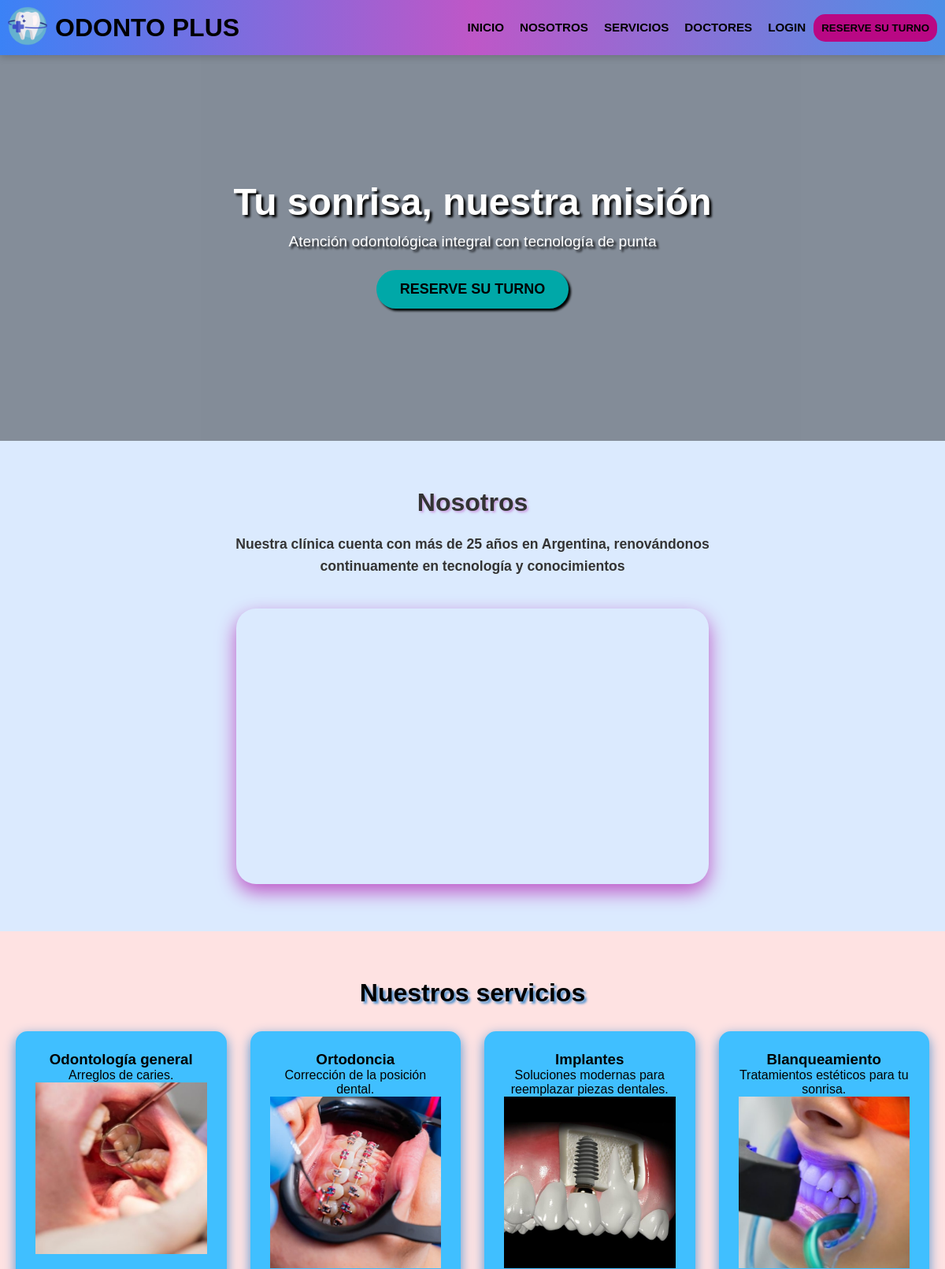
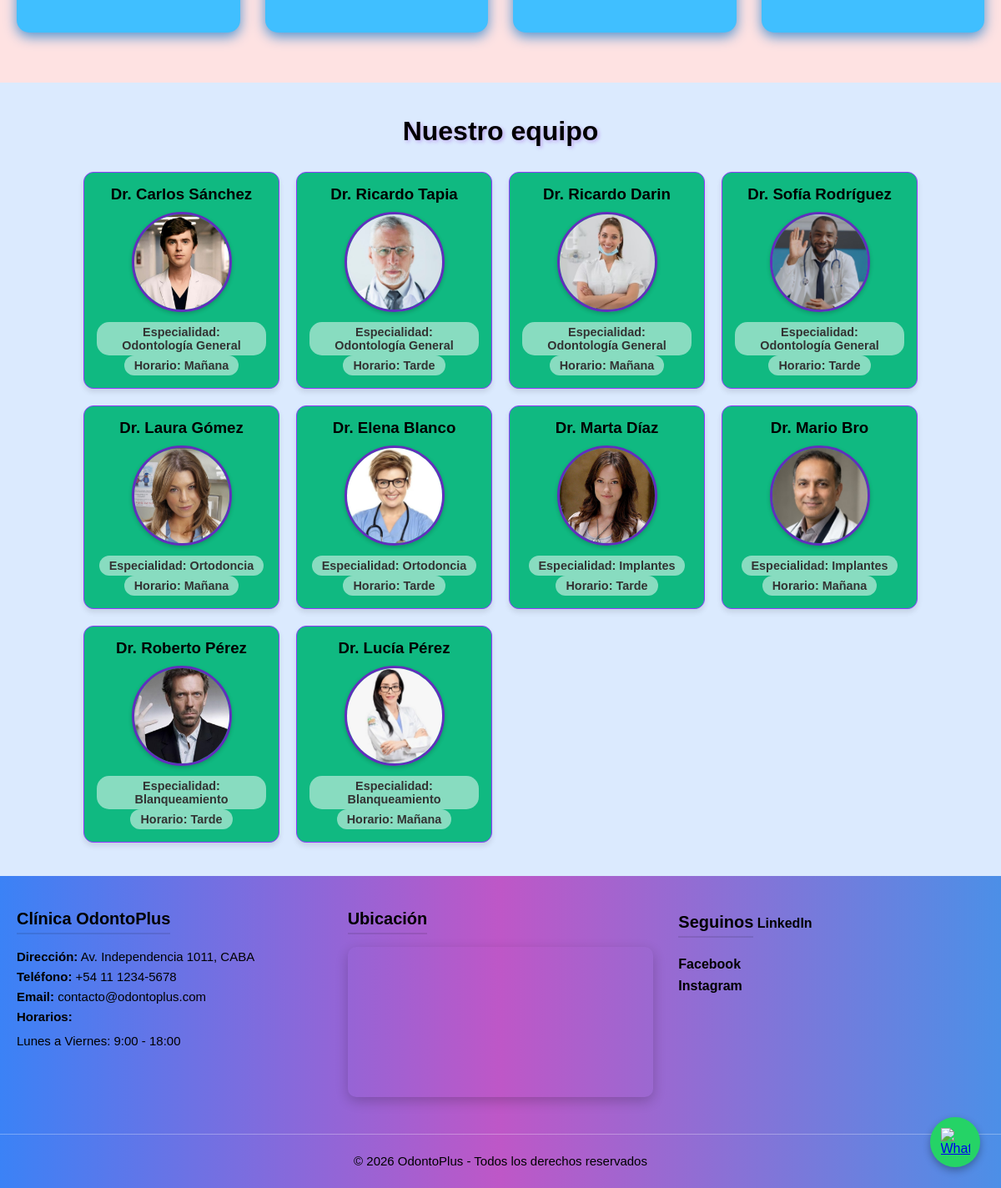
The page / on the database its author committed (2 pictures, top to bottom).
### tables this page shows
CREATE TABLE medicos(
    cod INT AUTO_INCREMENT PRIMARY KEY,
    nombre VARCHAR(50) NOT NULL,
    apellido VARCHAR(50) NOT NULL,
    id_especialidad INT,
    franja_horaria ENUM('mañana', 'tarde') NOT NULL,
    FOREIGN KEY (id_especialidad) REFERENCES especialidad(cod)
);

CREATE TABLE especialidad ( 
    cod INT AUTO_INCREMENT PRIMARY KEY,
    nombre VARCHAR(50) NOT NULL
);

### controllers/doctor-controller.php (called while the page is built, shortened)
<?php
    require_once("./includes/conexion.php");
    $consulta = "SELECT m.cod, m.nombre, m.apellido, e.nombre AS especialidad, m.franja_horaria
                FROM medicos m
                JOIN especialidad e ON m.id_especialidad = e.cod";
    $resultado = $conn->query($consulta);
?>

### index.php (the view, shortened to what this page needs)
<?php
    include("./controllers/doctor-controller.php");
?>
<!DOCTYPE html>
<html lang="es">
<head>
    <link rel="stylesheet" href="<?php echo BASE_URL; ?>public/css/style.css">
</head>
<body>
    <?php include("includes/header.php"); ?>
    <main>
        <section class="hero">
            <div class="carousel">
            </div>
            <div class="hero-content">
                <h2>Tu sonrisa, nuestra misión</h2>
                <p>Atención odontológica integral con tecnología de punta</p>
                <a href="<?php echo BASE_URL; ?>views/turno.php">
                    <button id="boton_hero">RESERVE SU TURNO</button>
                </a>
            </div>
        </section>
        <section class="nosotros" id="nosotros">
            <h2>Nosotros</h2>
            <p class="nosotros-texto">
                Nuestra clínica cuenta con más de 25 años en Argentina,
                renovándonos continuamente en tecnología y conocimientos
            </p>
            <div class="nosotros-slider">
            </div>
        </section>
        <section class="servicios" id="servicios">
            <h2>Nuestros servicios</h2>
            <div class="servicios-container">
                <article id="art_1">
                <h3>Odontología general</h3>
                <p>Arreglos de caries.</p>
                <img src="<?php echo BASE_URL; ?>public/img/art1.png" alt="Imagen Arreglo caries">
                </article>
                <article id="art_2">
                <h3>Ortodoncia</h3>
                <p>Corrección de la posición dental.</p>
                <img src="<?php echo BASE_URL; ?>public/img/art2.jpg" alt="Imagen Ortodoncia">
                </article>
                <article id="art_3">
                <h3>Implantes</h3>
                <p>Soluciones modernas para reemplazar piezas dentales.</p>
                <img src="<?php echo BASE_URL; ?>public/img/art3.jpg" alt="Imagen Implantes">
                </article>
                <article id="art_4">
                <h3>Blanqueamiento</h3>
                <p>Tratamientos estéticos para tu sonrisa.</p>
                <img src="<?php echo BASE_URL; ?>public/img/art4.png" alt="Imagen Blanqueamiento">
                </article>
            </div>
        </section>
        <section class="equipo" id="equipo">
            <h2>Nuestro equipo</h2>
            <div class="grid-docs">
            <?php
                if($resultado->num_rows > 0){
                    while($fila = $resultado->fetch_assoc()){
                        ?>
                        <article class="doctor-detalle">
                            <h3>Dr. <?php echo $fila['nombre'] . " " . $fila['apellido']; ?></h3>
                            <img src="./public/img/doc-<?php echo $fila['cod']; ?>.png"
                                alt="Doctor <?php echo $fila['nombre']; ?>"
                                style="width: 200px;">
                                <p><strong>Especialidad:</strong> <?php echo $fila['especialidad']; ?></p>
                            <p>Horario: <?php echo ucfirst($fila['franja_horaria']); ?></p>
                        </article>
                        <?php
                    }
                } else {
                    echo "Sección en construcción";
                }
            ?>
            </div>
        </section>
    </main>
    <?php include("includes/footer.php"); ?>
</body>
</html>

### includes/header.php (shortened to what this page needs)
<!DOCTYPE html>
<html lang="es">
<head>
    <link rel="stylesheet" href="<?php echo BASE_URL; ?>public/css/head_style.css">
    <link rel="stylesheet" href="<?php echo BASE_URL; ?>public/css/style.css">
    <link rel="stylesheet" href="<?php echo BASE_URL; ?>css/whatsapp.css">
</head>
<body>
<header>
    <a href="<?php echo BASE_URL; ?>index.php">
        <img src="<?php echo BASE_URL; ?>public/img/logo.png" alt="Logo Empresa" style="width: 50px;height:50px;" id="logo">
    </a>
    <h1>ODONTO PLUS</h1>
    <nav>
        <ul>
            <li><a href="<?php echo BASE_URL; ?>index.php">INICIO</a></li>
            <li><a href="<?php echo BASE_URL; ?>index.php#nosotros">NOSOTROS</a></li>
            <li><a href="<?php echo BASE_URL; ?>index.php#servicios">SERVICIOS</a></li>
            <li><a href="<?php echo BASE_URL; ?>index.php#equipo">DOCTORES</a></li>
            <li><a href="<?php echo BASE_URL; ?>views/login.php">LOGIN</a></li>
        </ul>
    </nav>
    <a href="<?php echo BASE_URL; ?>views/turno.php">
        <button id="boton">RESERVE SU TURNO</button>
    </a>
</header>

### includes/footer.php (shortened to what this page needs)
<footer>
    <section class="up">
        <div class="info">
            <h3>Clínica OdontoPlus</h3>
            <p><strong>Dirección:</strong> Av. Independencia 1011, CABA</p>
            <p><strong>Teléfono:</strong> +54 11 1234-5678</p>
            <p><strong>Email:</strong> contacto@odontoplus.com</p>
            <p><strong>Horarios:</strong></p>
            <ul>
                <li>Lunes a Viernes: 9:00 - 18:00</li>
            </ul>
        </div>
        <div class="mapa">
            <h3>Ubicación</h3>
            <iframe src="https://www.google.com/maps/embed?pb=!1m18!1m12!1m3!1d930.2890574910142!2d-58.397990685004046!3d-34.619038937947764!2m3!1f0!2f0!3f0!3m2!1i1024!2i768!4f13.1!3m3!1m2!1s0x95bccae056fda191%3A0xc4c0a4f21c3dc0d7!2sAv.%20Independencia%2C%20Cdad.%20Aut%C3%B3noma%20de%20Buenos%20Aires!5e0!3m2!1ses-419!2sar!4v1777410911790!5m2!1ses-419!2sar"
            allowfullscreen="" loading="lazy">
            </iframe>
        </div>
        <div class="redes">
            <h3>Seguinos</h3>
            <a href="https://linkedin.com" target="_blank">LinkedIn</a><br>
            <a href="https://facebook.com" target="_blank">Facebook</a><br>
            <a href="https://instagram.com" target="_blank">Instagram</a>
        </div>
    </section>
    <section class="copyright">
        <p>© 2026 OdontoPlus - Todos los derechos reservados</p>
    </section>
</footer>
<a href="https://wa.me/5491100000000?text=Hola,%20necesito%20un%20turno" class="btn-whatsapp" target="_blank" rel="noopener noreferrer">
  <img src="https://upload.wikimedia.org/wikipedia/commons/6/6b/WhatsApp.svg" alt="WhatsApp">
</a>
</body>
</html>

### public/css/style.css (style rules this page uses)
* { margin:0; padding:0; box-sizing:border-box; }
body { font-family:"Poppins", sans-serif; display: flex; flex-direction: column; min-height: 100vh; }
html { scroll-behavior: smooth; }
main { flex: 1; }

### public/css/head_style.css (style rules this page uses)
body { background-color: #DBEAFE; margin: 0; padding-top: 60px; }
header { position: fixed; top: 0; left: 0; width: 100%; height: 70px; z-index: 1000; box-shadow:0 2px 10px rgba(0,0,0,0.2); background: #3B82F6; background: linear-gradient(90deg, rgba(59, 130, 246, 1) 0%, rgba(190, 87, 199, 1) 50%, rgb(76, 143, 231) 100%); box-sizing: border-box; display: flex; flex-direction: row; align-items: center; }
header #logo { margin: 10px; width: auto; transition: all 0.3s ease; }
header nav { margin-left: auto; padding-right: 10px; }
header nav ul { list-style: none; display: flex; gap: 20px; margin: 0; padding: 0; }
header nav a { display: inline-block; text-decoration: none; color: rgb(0, 0, 0); font-weight: bold; font-size: 0.95rem; transition: all 0.2s ease; }
header a #boton { background-color: #b90884; color: rgb(0, 0, 0); font-weight: bold; border: none; border-radius: 15px; padding: 10px; transition: all 0.2s ease; margin-right: 10px; cursor: pointer; }

### public/css/whatsapp.css (style rules this page uses)
.btn-whatsapp { position: fixed; bottom: 25px; right: 25px; z-index: 9999; background-color: #25d366; width: 60px; height: 60px; border-radius: 50%; display: flex; justify-content: center; align-items: center; box-shadow: 0px 4px 10px rgba(0, 0, 0, 0.3); transition: transform 0.3s ease; }
.btn-whatsapp img { width: 35px; height: 35px; }

### public/css/footer.css (style rules this page uses)
footer { background:linear-gradient(90deg, rgba(59,130,246,1) 0%, rgba(190,87,199,1) 50%, rgb(76, 143, 231) 100%); width:100%; display:flex; flex-direction:column; align-items:center; color:rgb(0, 0, 0); }
footer .up { display:flex; flex-direction:row; justify-content:space-between; align-items:flex-start; width:100%; max-width:1200px; padding:40px 20px; gap:30px; }
footer .up div { flex: 1; min-width: 250px; }
footer h3 { margin-bottom: 15px; font-size: 20px; border-bottom: 2px solid rgba(0,0,0,0.1); display: inline-block; padding-bottom: 5px; }
footer p { font-size: 15px; line-height: 1.6; }
footer ul { margin-top:5px; }
footer li { list-style:none; font-size: 15px; line-height: 1.6; }
footer .mapa iframe { width: 100%; height: 180px; border: none; border-radius: 10px; box-shadow: 0 5px 15px rgba(0,0,0,0.2); }
.redes a { display: inline-block; text-decoration: none; color: rgb(0, 0, 0); font-weight: bold; margin-top: 8px; transition: all 0.3s ease; }
footer .copyright { width:100%; text-align: center; padding:20px 0; border-top:1px solid rgba(255,255,255,0.3); font-size:14px; }

### public/css/hero.css (style rules this page uses)
.hero { position: relative; width: 100%; height: 500px; overflow: hidden; display:flex; justify-content:center; align-items:center; text-align:center; color:rgb(255, 255, 255); }
.hero::after { content: ""; position: absolute; top: 0; left: 0; width: 100%; height: 100%; background: rgba(0, 0, 0, 0.4); z-index: 1; }
.hero-content { position:relative; z-index:3; padding: 0 20px; }
.carousel { position:absolute; top:0; left:0; width:100%; height:100%; z-index: 0; }
.hero h2 { font-size: 3rem; margin-bottom:10px; text-shadow: 3px 3px 3px #000000; line-height: 1.2; }
.hero p { font-size: 1.2rem; margin-bottom:25px; text-shadow: 3px 3px 3px #000000; }
#boton_hero { padding:14px 30px; font-size:18px; font-weight: bold; border:none; background:#00a8a8; color:rgb(0, 0, 0); border-radius:30px; box-shadow: 3px 3px 3px #000000; cursor:pointer; transition: all 0.3s ease; }

### public/css/us.css (style rules this page uses)
.nosotros { width: 100%; display: flex; flex-direction: column; align-items: center; justify-content: center; padding: 60px 20px; background: #DBEAFE; color: #333; text-align: center; }
.nosotros h2 { font-size:32px; margin-bottom:20px; text-shadow: 2px 2px 3px rgba(190, 87, 199, 0.5); }
.nosotros-texto { max-width:700px; width: 100%; font-size:1.1rem; margin-bottom:40px; font-weight: bold; line-height: 1.6; }
.nosotros-slider { width: 100%; max-width: 600px; height:350px; position:relative; overflow:hidden; border-radius:25px; box-shadow:0 10px 25px rgba(190, 87, 199, 1); }

### rows shown on the page
medicos: nombre "Carlos", apellido "Sánchez", shows a picture, id_especialidad.nombre "Odontología General", franja_horaria "Mañana"
medicos: nombre "Ricardo", apellido "Tapia", shows a picture, id_especialidad.nombre "Odontología General", franja_horaria "Tarde"
medicos: nombre "Ricardo", apellido "Darin", shows a picture, id_especialidad.nombre "Odontología General", franja_horaria "Mañana"
medicos: nombre "Sofía", apellido "Rodríguez", shows a picture, id_especialidad.nombre "Odontología General", franja_horaria "Tarde"
medicos: nombre "Laura", apellido "Gómez", shows a picture, id_especialidad.nombre "Ortodoncia", franja_horaria "Mañana"
medicos: nombre "Elena", apellido "Blanco", shows a picture, id_especialidad.nombre "Ortodoncia", franja_horaria "Tarde"
medicos: nombre "Marta", apellido "Díaz", shows a picture, id_especialidad.nombre "Implantes", franja_horaria "Tarde"
medicos: nombre "Mario", apellido "Bro", shows a picture, id_especialidad.nombre "Implantes", franja_horaria "Mañana"
medicos: nombre "Roberto", apellido "Pérez", shows a picture, id_especialidad.nombre "Blanqueamiento", franja_horaria "Tarde"
medicos: nombre "Lucía", apellido "Pérez", shows a picture, id_especialidad.nombre "Blanqueamiento", franja_horaria "Mañana"
